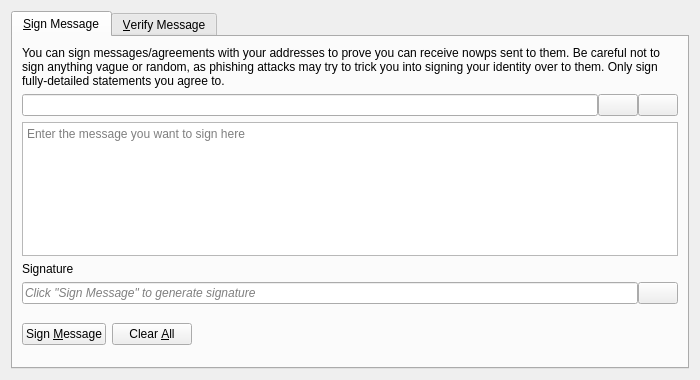
<?xml version="1.0" encoding="UTF-8"?>
<ui version="4.0">
 <class>SignVerifyMessageDialog</class>
 <widget class="QDialog" name="SignVerifyMessageDialog">
  <property name="geometry">
   <rect>
    <x>0</x>
    <y>0</y>
    <width>700</width>
    <height>380</height>
   </rect>
  </property>
  <property name="windowTitle">
   <string>Signatures - Sign / Verify a Message</string>
  </property>
  <property name="modal">
   <bool>true</bool>
  </property>
  <layout class="QVBoxLayout" name="verticalLayout">
   <item>
    <widget class="QTabWidget" name="tabWidget">
     <property name="currentIndex">
      <number>0</number>
     </property>
     <widget class="QWidget" name="tabSignMessage">
      <attribute name="title">
       <string>&amp;Sign Message</string>
      </attribute>
      <layout class="QVBoxLayout" name="verticalLayout_SM">
       <item>
        <widget class="QLabel" name="infoLabel_SM">
         <property name="text">
          <string>You can sign messages/agreements with your addresses to prove you can receive nowps sent to them. Be careful not to sign anything vague or random, as phishing attacks may try to trick you into signing your identity over to them. Only sign fully-detailed statements you agree to.</string>
         </property>
         <property name="textFormat">
          <enum>Qt::PlainText</enum>
         </property>
         <property name="wordWrap">
          <bool>true</bool>
         </property>
        </widget>
       </item>
       <item>
        <layout class="QHBoxLayout" name="horizontalLayout_1_SM">
         <property name="spacing">
          <number>0</number>
         </property>
         <item>
          <widget class="QValidatedLineEdit" name="addressIn_SM">
           <property name="toolTip">
            <string>The Nowp address to sign the message with</string>
           </property>
          </widget>
         </item>
         <item>
          <widget class="QPushButton" name="addressBookButton_SM">
           <property name="toolTip">
            <string>Choose previously used address</string>
           </property>
           <property name="text">
            <string/>
           </property>
           <property name="icon">
            <iconset resource="../bitcoin.qrc">
             <normaloff>:/icons/address-book</normaloff>:/icons/address-book</iconset>
           </property>
           <property name="shortcut">
            <string>Alt+A</string>
           </property>
           <property name="autoDefault">
            <bool>false</bool>
           </property>
          </widget>
         </item>
         <item>
          <widget class="QPushButton" name="pasteButton_SM">
           <property name="toolTip">
            <string>Paste address from clipboard</string>
           </property>
           <property name="text">
            <string/>
           </property>
           <property name="icon">
            <iconset resource="../bitcoin.qrc">
             <normaloff>:/icons/editpaste</normaloff>:/icons/editpaste</iconset>
           </property>
           <property name="shortcut">
            <string>Alt+P</string>
           </property>
           <property name="autoDefault">
            <bool>false</bool>
           </property>
          </widget>
         </item>
        </layout>
       </item>
       <item>
        <widget class="QPlainTextEdit" name="messageIn_SM">
         <property name="toolTip">
          <string>Enter the message you want to sign here</string>
         </property>
         <property name="placeholderText">
          <string>Enter the message you want to sign here</string>
         </property>
        </widget>
       </item>
       <item>
        <widget class="QLabel" name="signatureLabel_SM">
         <property name="text">
          <string>Signature</string>
         </property>
         <property name="textFormat">
          <enum>Qt::PlainText</enum>
         </property>
        </widget>
       </item>
       <item>
        <layout class="QHBoxLayout" name="horizontalLayout_2_SM">
         <property name="spacing">
          <number>0</number>
         </property>
         <item>
          <widget class="QLineEdit" name="signatureOut_SM">
           <property name="placeholderText">
            <string>Click "Sign Message" to generate signature</string>
           </property>
           <property name="font">
            <font>
             <italic>true</italic>
            </font>
           </property>
           <property name="readOnly">
            <bool>true</bool>
           </property>
          </widget>
         </item>
         <item>
          <widget class="QPushButton" name="copySignatureButton_SM">
           <property name="toolTip">
            <string>Copy the current signature to the system clipboard</string>
           </property>
           <property name="text">
            <string/>
           </property>
           <property name="icon">
            <iconset resource="../bitcoin.qrc">
             <normaloff>:/icons/editcopy</normaloff>:/icons/editcopy</iconset>
           </property>
           <property name="autoDefault">
            <bool>false</bool>
           </property>
          </widget>
         </item>
        </layout>
       </item>
       <item>
        <layout class="QHBoxLayout" name="horizontalLayout_3_SM">
         <item>
          <widget class="QPushButton" name="signMessageButton_SM">
           <property name="toolTip">
            <string>Sign the message to prove you own this Nowp address</string>
           </property>
           <property name="text">
            <string>Sign &amp;Message</string>
           </property>
           <property name="icon">
            <iconset resource="../bitcoin.qrc">
             <normaloff>:/icons/edit</normaloff>:/icons/edit</iconset>
           </property>
           <property name="autoDefault">
            <bool>false</bool>
           </property>
          </widget>
         </item>
         <item>
          <widget class="QPushButton" name="clearButton_SM">
           <property name="toolTip">
            <string>Reset all sign message fields</string>
           </property>
           <property name="text">
            <string>Clear &amp;All</string>
           </property>
           <property name="icon">
            <iconset resource="../bitcoin.qrc">
             <normaloff>:/icons/remove</normaloff>:/icons/remove</iconset>
           </property>
           <property name="autoDefault">
            <bool>false</bool>
           </property>
          </widget>
         </item>
         <item>
          <spacer name="horizontalSpacer_1_SM">
           <property name="orientation">
            <enum>Qt::Horizontal</enum>
           </property>
           <property name="sizeHint" stdset="0">
            <size>
             <width>40</width>
             <height>48</height>
            </size>
           </property>
          </spacer>
         </item>
         <item>
          <widget class="QLabel" name="statusLabel_SM">
           <property name="font">
            <font>
             <weight>75</weight>
             <bold>true</bold>
            </font>
           </property>
           <property name="text">
            <string/>
           </property>
           <property name="wordWrap">
            <bool>true</bool>
           </property>
          </widget>
         </item>
         <item>
          <spacer name="horizontalSpacer_2_SM">
           <property name="orientation">
            <enum>Qt::Horizontal</enum>
           </property>
           <property name="sizeHint" stdset="0">
            <size>
             <width>40</width>
             <height>48</height>
            </size>
           </property>
          </spacer>
         </item>
        </layout>
       </item>
      </layout>
     </widget>
     <widget class="QWidget" name="tabVerifyMessage">
      <attribute name="title">
       <string>&amp;Verify Message</string>
      </attribute>
      <layout class="QVBoxLayout" name="verticalLayout_VM">
       <item>
        <widget class="QLabel" name="infoLabel_VM">
         <property name="text">
          <string>Enter the receiver's address, message (ensure you copy line breaks, spaces, tabs, etc. exactly) and signature below to verify the message. Be careful not to read more into the signature than what is in the signed message itself, to avoid being tricked by a man-in-the-middle attack. Note that this only proves the signing party receives with the address, it cannot prove sendership of any transaction!</string>
         </property>
         <property name="textFormat">
          <enum>Qt::PlainText</enum>
         </property>
         <property name="alignment">
          <set>Qt::AlignLeading|Qt::AlignLeft|Qt::AlignTop</set>
         </property>
         <property name="wordWrap">
          <bool>true</bool>
         </property>
        </widget>
       </item>
       <item>
        <layout class="QHBoxLayout" name="horizontalLayout_1_VM">
         <property name="spacing">
          <number>0</number>
         </property>
         <item>
          <widget class="QValidatedLineEdit" name="addressIn_VM">
           <property name="toolTip">
            <string>The Nowp address the message was signed with</string>
           </property>
          </widget>
         </item>
         <item>
          <widget class="QPushButton" name="addressBookButton_VM">
           <property name="toolTip">
            <string>Choose previously used address</string>
           </property>
           <property name="text">
            <string/>
           </property>
           <property name="icon">
            <iconset resource="../bitcoin.qrc">
             <normaloff>:/icons/address-book</normaloff>:/icons/address-book</iconset>
           </property>
           <property name="shortcut">
            <string>Alt+A</string>
           </property>
           <property name="autoDefault">
            <bool>false</bool>
           </property>
          </widget>
         </item>
        </layout>
       </item>
       <item>
        <widget class="QPlainTextEdit" name="messageIn_VM">
          <property name="toolTip">
            <string>The signed message to verify</string>
          </property>
          <property name="placeholderText">
            <string>The signed message to verify</string>
          </property>
        </widget>
       </item>
       <item>
        <widget class="QValidatedLineEdit" name="signatureIn_VM">
          <property name="toolTip">
            <string>The signature given when the message was signed</string>
          </property>
          <property name="placeholderText">
            <string>The signature given when the message was signed</string>
          </property>
        </widget>
       </item>
       <item>
        <layout class="QHBoxLayout" name="horizontalLayout_2_VM">
         <item>
          <widget class="QPushButton" name="verifyMessageButton_VM">
           <property name="toolTip">
            <string>Verify the message to ensure it was signed with the specified Nowp address</string>
           </property>
           <property name="text">
            <string>Verify &amp;Message</string>
           </property>
           <property name="icon">
            <iconset resource="../bitcoin.qrc">
             <normaloff>:/icons/transaction_0</normaloff>:/icons/transaction_0</iconset>
           </property>
           <property name="autoDefault">
            <bool>false</bool>
           </property>
          </widget>
         </item>
         <item>
          <widget class="QPushButton" name="clearButton_VM">
           <property name="toolTip">
            <string>Reset all verify message fields</string>
           </property>
           <property name="text">
            <string>Clear &amp;All</string>
           </property>
           <property name="icon">
            <iconset resource="../bitcoin.qrc">
             <normaloff>:/icons/remove</normaloff>:/icons/remove</iconset>
           </property>
           <property name="autoDefault">
            <bool>false</bool>
           </property>
          </widget>
         </item>
         <item>
          <spacer name="horizontalSpacer_1_VM">
           <property name="orientation">
            <enum>Qt::Horizontal</enum>
           </property>
           <property name="sizeHint" stdset="0">
            <size>
             <width>40</width>
             <height>48</height>
            </size>
           </property>
          </spacer>
         </item>
         <item>
          <widget class="QLabel" name="statusLabel_VM">
           <property name="font">
            <font>
             <weight>75</weight>
             <bold>true</bold>
            </font>
           </property>
           <property name="text">
            <string/>
           </property>
           <property name="wordWrap">
            <bool>true</bool>
           </property>
          </widget>
         </item>
         <item>
          <spacer name="horizontalSpacer_2_VM">
           <property name="orientation">
            <enum>Qt::Horizontal</enum>
           </property>
           <property name="sizeHint" stdset="0">
            <size>
             <width>40</width>
             <height>48</height>
            </size>
           </property>
          </spacer>
         </item>
        </layout>
       </item>
      </layout>
     </widget>
    </widget>
   </item>
  </layout>
 </widget>
 <customwidgets>
  <customwidget>
   <class>QValidatedLineEdit</class>
   <extends>QLineEdit</extends>
   <header>qt/qvalidatedlineedit.h</header>
  </customwidget>
 </customwidgets>
 <resources>
  <include location="../bitcoin.qrc"/>
 </resources>
 <connections/>
</ui>
